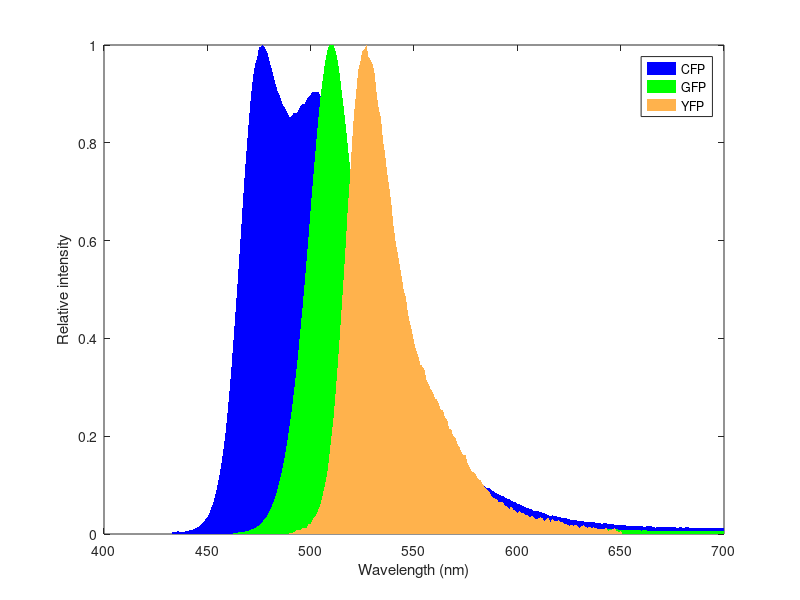

Recreate this plot in MATLAB. (Note: this script raises an error after producing the figure.)
clear 
load emissionspectra.mat


violet = [387 447];
blue = [463 487];
green = [489 528];
yellow = [531 556];
red = [572 642];
farred = [641 709];

blue = [463 500];
green = [502 528];



%plot rectangles
h1 = area (lambda, cfp);
hold on
h2 = area (lambda, gfp);
h3 = area (lambda, yfp);
hold off
legend('CFP','GFP','YFP')
ylabel('Relative intensity')
xlabel('Wavelength (nm)')
set(h1,'EdgeColor', 'none','FaceColor', [0 0 1]);
set(h2,'EdgeColor', 'none', 'FaceColor', [0 1 0]);
set(h3,'EdgeColor', 'none', 'FaceColor', [1 0.7 0.3]);
alpha(0.7)

%plot filters
r1 = patch([blue(1) blue(1) blue(2) blue(2)], [0 1 1 0] ,'b');
r2 = patch([green(1) green(1) green(2) green(2)], [0 1 1 0] ,'g');
r3 = patch([yellow(1) yellow(1) yellow(2) yellow(2)], [0 1 1 0] ,'y');
r4 = patch([red(1) red(1) red(2) red(2)], [0 1 1 0] ,'r');

filterAlpha = 0.4;
set(r1,'EdgeColor', 'none', 'FaceAlpha', filterAlpha);
set(r2,'EdgeColor', 'none', 'FaceAlpha', filterAlpha);
set(r3,'EdgeColor', 'none','FaceAlpha', filterAlpha);
set(r4,'EdgeColor', 'none', 'FaceAlpha', filterAlpha);

print('emission and filters figure','-depsc', '-painters')
